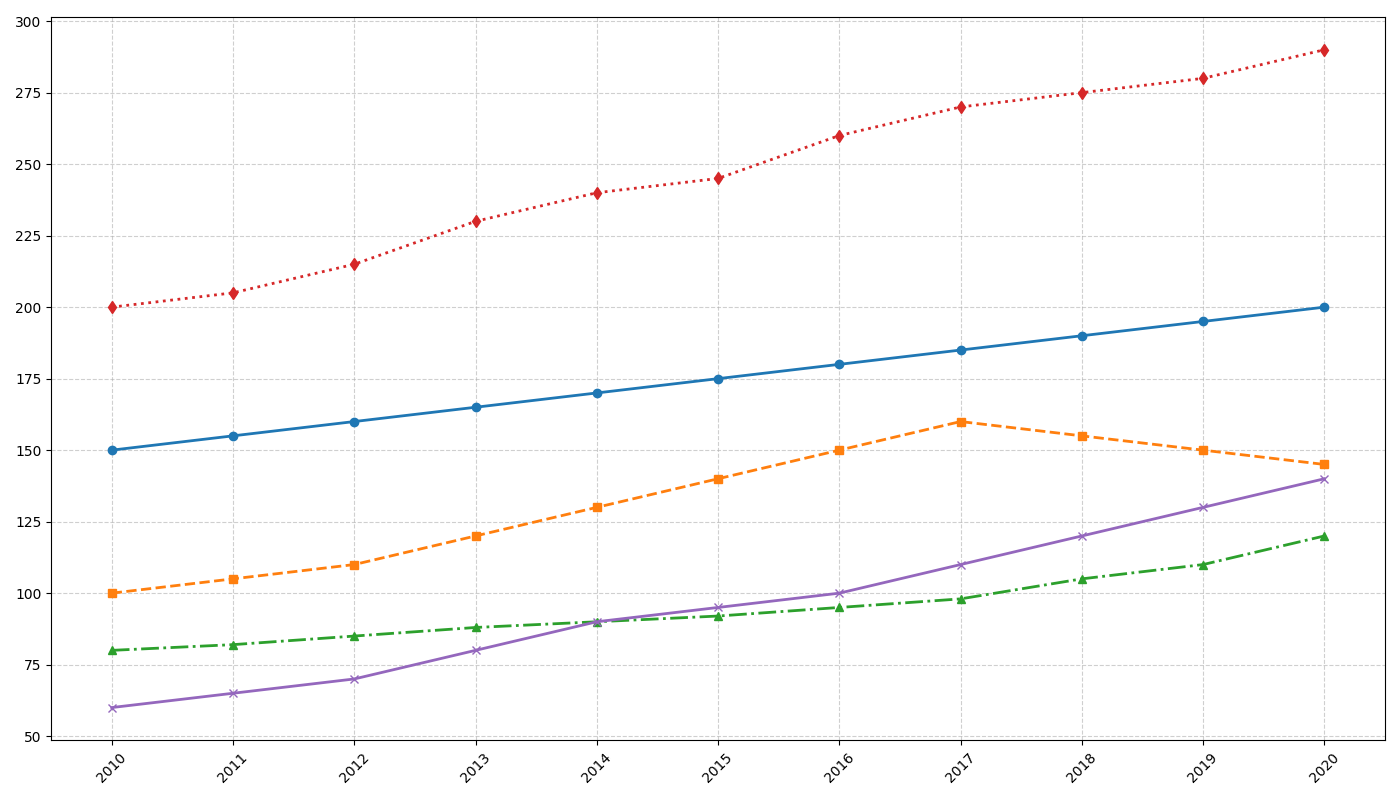

Write Python code to recreate this figure.
import matplotlib.pyplot as plt
import numpy as np

# Years from 2010 to 2020
years = np.arange(2010, 2021)

# Population data for each fictional city (in thousands)
city_a = [150, 155, 160, 165, 170, 175, 180, 185, 190, 195, 200]
city_b = [100, 105, 110, 120, 130, 140, 150, 160, 155, 150, 145]
city_c = [80, 82, 85, 88, 90, 92, 95, 98, 105, 110, 120]
city_d = [200, 205, 215, 230, 240, 245, 260, 270, 275, 280, 290]
city_e = [60, 65, 70, 80, 90, 95, 100, 110, 120, 130, 140]

# Create the plot
fig, ax = plt.subplots(figsize=(14, 8))

# Plot line charts for each city
ax.plot(years, city_a, marker='o', linestyle='-', linewidth=2, color='#1f77b4')
ax.plot(years, city_b, marker='s', linestyle='--', linewidth=2, color='#ff7f0e')
ax.plot(years, city_c, marker='^', linestyle='-.', linewidth=2, color='#2ca02c')
ax.plot(years, city_d, marker='d', linestyle=':', linewidth=2, color='#d62728')
ax.plot(years, city_e, marker='x', linestyle='-', linewidth=2, color='#9467bd')

# Customize y-ticks
ax.set_yticks(range(50, 301, 25))

# Customize x-ticks
ax.set_xticks(years)
ax.tick_params(axis='x', rotation=45)

# Add grid
ax.grid(True, linestyle='--', alpha=0.6)

# Automatically adjust layout
plt.tight_layout()

# Show plot
plt.show()
